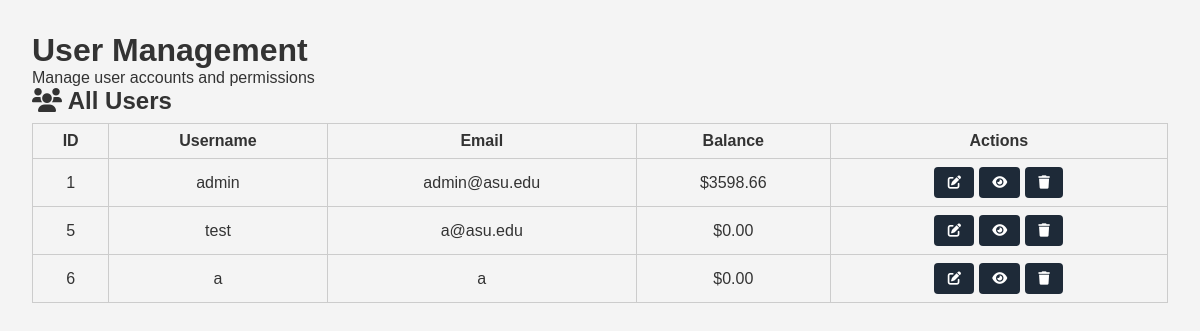
Page /admin/users (signed in) on the committed database.
### tables this page shows
CREATE TABLE users (
    user_id INTEGER PRIMARY KEY AUTOINCREMENT,
    username TEXT NOT NULL UNIQUE,
    email TEXT NOT NULL UNIQUE,
    balance REAL DEFAULT 0.0,
    password_hash TEXT NOT NULL,
    is_admin INTEGER DEFAULT 0
, total_deposited REAL DEFAULT 0.0, total_withdrawn REAL DEFAULT 0.0);

### app.py (the view)
@app.route('/admin/users')
def admin_users():
    check = require_admin()
    if check:
        return check
    conn = get_db_connection()
    users = conn.execute('SELECT user_id, username, email, balance FROM users').fetchall()
    conn.close()
    return render_template('admin_users.html', users=users)

### app.py (called while the page is built)
def get_db_connection():
    conn = sqlite3.connect(DB_NAME, timeout=5, check_same_thread=False)
    conn.row_factory = sqlite3.Row
    conn.execute("PRAGMA journal_mode=WAL;")
    conn.execute("PRAGMA busy_timeout = 5000;")
    return conn

def require_admin():
    if 'user_id' not in session:
        flash("You must be logged in.", "error")
        return redirect(url_for('login'))
    conn = get_db_connection()
    user = conn.execute(
        'SELECT is_admin FROM users WHERE user_id = ?',
        (session['user_id'],)
    ).fetchone()
    conn.close()
    if not user:
        flash("User not found.", "error")
        return redirect(url_for('login'))
    is_admin = user['is_admin'] if 'is_admin' in user.keys() else 0
    if int(is_admin) != 1:
        flash("Administrator access required.", "error")
        if 'user_id' in session:
            return redirect(url_for('dashboard', user_id=session.get('user_id')))
        return redirect(url_for('login'))
    return None

### templates/admin_users.html (shortened to what this page needs)
<!DOCTYPE html>
<html lang="en">
<head>
  <link rel="stylesheet" href="{{ url_for('static', filename='styles.css') }}">
  <link href="https://cdnjs.cloudflare.com/ajax/libs/font-awesome/6.0.0/css/all.min.css" rel="stylesheet">
</head>
<body>
  <main class="dashboard-container">
    <div class="welcome-section">
      <h1>User Management</h1>
      <p>Manage user accounts and permissions</p>
    </div>
    <div class="content-grid">
      <div class="card">
        <div class="card-header">
          <h2><i class="fas fa-users"></i> All Users</h2>
        </div>
        <div class="card-content">
          {% if users %}
            <div class="users-table">
              <table>
                <thead>
                  <tr>
                    <th>ID</th>
                    <th>Username</th>
                    <th>Email</th>
                    <th>Balance</th>
                    <th>Actions</th>
                  </tr>
                </thead>
                <tbody>
                  {% for user in users %}
                    <tr>
                      <td>{{ user.user_id }}</td>
                      <td class="username-cell">{{ user.username }}</td>
                      <td>{{ user.email }}</td>
                      <td class="balance-cell">${{ "%.2f"|format(user.balance) }}</td>
                      <td class="actions-cell">
					<form action="{{ url_for('admin_user_edit', user_id=user.user_id) }}"
						  method="GET"
						  style="display:inline;">
					  <button class="btn-icon" title="Edit User">
						<i class="fas fa-edit"></i>
					  </button>
					</form>
					<form action="{{ url_for('admin_user_portfolio', user_id=user.user_id) }}"
						  method="GET"
						  style="display:inline;">
					  <button class="btn-icon" title="View Portfolio">
						<i class="fas fa-eye"></i>
					  </button>
					</form>
					<form action="{{ url_for('admin_user_delete', user_id=user.user_id) }}"
						  method="POST"
						  style="display:inline;"
						  onsubmit="return confirm('Are you sure you want to delete this user? This action cannot be undone.');">
					  <button class="btn-icon" title="Delete User">
						<i class="fas fa-trash"></i>
					  </button>
					</form>
                      </td>
                    </tr>
                  {% endfor %}
                </tbody>
              </table>
            </div>
          {% endif %}
        </div>
      </div>
    </div>
  </main>
</body>
</html>

### static/styles.css (style rules this page uses)
* { margin: 0; padding: 0; box-sizing: border-box; font-family: Arial, sans-serif; }
body { background-color: #f4f4f4; color: #333; }
main { padding: 2em; }
form { display: flex; flex-direction: column; gap: 0.5em; }
button { padding: 0.6em 1em; border: none; background: #1e2a38; color: #fff; border-radius: 4px; cursor: pointer; }
table { width: 100%; border-collapse: collapse; margin-top: 0.5em; }
table, th, td { border: 1px solid #ccc; text-align: center; padding: 0.5em; }
* { margin:0;padding:0;box-sizing:border-box;font-family:Arial, sans-serif }
body { background:#f4f4f4;color:#333 }
main { padding:2em }

### rows in the picture
users: user_id "1", username "admin", email "admin@asu.edu", balance "3598.66"
users: user_id "5", username "test", email "a@asu.edu", balance "0.00"
users: user_id "6", username "a", email "a", balance "0.00"
